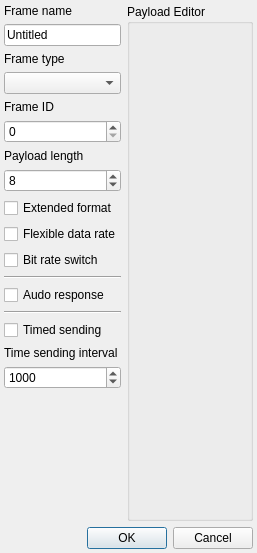
<?xml version="1.0" encoding="UTF-8"?>
<ui version="4.0">
 <class>FrameListItemEditor</class>
 <widget class="QWidget" name="FrameListItemEditor">
  <property name="geometry">
   <rect>
    <x>0</x>
    <y>0</y>
    <width>257</width>
    <height>553</height>
   </rect>
  </property>
  <property name="windowTitle">
   <string>Frmae Editor</string>
  </property>
  <layout class="QGridLayout" name="gridLayout">
   <property name="leftMargin">
    <number>4</number>
   </property>
   <property name="topMargin">
    <number>4</number>
   </property>
   <property name="rightMargin">
    <number>4</number>
   </property>
   <property name="bottomMargin">
    <number>4</number>
   </property>
   <item row="4" column="0">
    <widget class="QLabel" name="label_8">
     <property name="sizePolicy">
      <sizepolicy hsizetype="Fixed" vsizetype="Preferred">
       <horstretch>0</horstretch>
       <verstretch>0</verstretch>
      </sizepolicy>
     </property>
     <property name="text">
      <string>Frame ID</string>
     </property>
    </widget>
   </item>
   <item row="8" column="0">
    <widget class="QCheckBox" name="checkBoxExtendedFormat">
     <property name="text">
      <string>Extended format</string>
     </property>
    </widget>
   </item>
   <item row="9" column="0">
    <widget class="QCheckBox" name="checkBoxFlexibleDataRate">
     <property name="text">
      <string>Flexible data rate</string>
     </property>
    </widget>
   </item>
   <item row="17" column="0">
    <widget class="QLabel" name="label_5">
     <property name="sizePolicy">
      <sizepolicy hsizetype="Preferred" vsizetype="Expanding">
       <horstretch>0</horstretch>
       <verstretch>0</verstretch>
      </sizepolicy>
     </property>
     <property name="text">
      <string notr="true"/>
     </property>
    </widget>
   </item>
   <item row="2" column="0">
    <widget class="QLabel" name="label_7">
     <property name="sizePolicy">
      <sizepolicy hsizetype="Fixed" vsizetype="Preferred">
       <horstretch>0</horstretch>
       <verstretch>0</verstretch>
      </sizepolicy>
     </property>
     <property name="text">
      <string>Frame type</string>
     </property>
    </widget>
   </item>
   <item row="14" column="0">
    <widget class="QCheckBox" name="checkBoxTimedSending">
     <property name="text">
      <string>Timed sending</string>
     </property>
    </widget>
   </item>
   <item row="10" column="0">
    <widget class="QCheckBox" name="checkBoxBitRateSwitch">
     <property name="text">
      <string>Bit rate switch</string>
     </property>
    </widget>
   </item>
   <item row="15" column="0">
    <widget class="QLabel" name="label_4">
     <property name="text">
      <string>Time sending interval</string>
     </property>
    </widget>
   </item>
   <item row="1" column="0">
    <widget class="QLineEdit" name="lineEditFrameName">
     <property name="sizePolicy">
      <sizepolicy hsizetype="Preferred" vsizetype="Fixed">
       <horstretch>0</horstretch>
       <verstretch>0</verstretch>
      </sizepolicy>
     </property>
     <property name="text">
      <string>Untitled</string>
     </property>
    </widget>
   </item>
   <item row="16" column="0">
    <widget class="QSpinBox" name="spinBoxTimedSendingInterval">
     <property name="minimum">
      <number>100</number>
     </property>
     <property name="maximum">
      <number>10000</number>
     </property>
     <property name="value">
      <number>1000</number>
     </property>
    </widget>
   </item>
   <item row="11" column="0">
    <widget class="Line" name="line">
     <property name="orientation">
      <enum>Qt::Orientation::Horizontal</enum>
     </property>
    </widget>
   </item>
   <item row="5" column="0">
    <widget class="QSpinBox" name="spinBoxFrameId">
     <property name="maximum">
      <number>536870911</number>
     </property>
    </widget>
   </item>
   <item row="6" column="0">
    <widget class="QLabel" name="label_3">
     <property name="text">
      <string>Payload length</string>
     </property>
    </widget>
   </item>
   <item row="12" column="0">
    <widget class="QCheckBox" name="checkBoxResponseEnable">
     <property name="text">
      <string>Audo response</string>
     </property>
    </widget>
   </item>
   <item row="18" column="0" colspan="2">
    <widget class="QDialogButtonBox" name="buttonBox">
     <property name="standardButtons">
      <set>QDialogButtonBox::StandardButton::Cancel|QDialogButtonBox::StandardButton::Ok</set>
     </property>
    </widget>
   </item>
   <item row="3" column="0">
    <widget class="QComboBox" name="comboBoxFrameType"/>
   </item>
   <item row="7" column="0">
    <widget class="QSpinBox" name="spinBoxPayloadLength">
     <property name="minimum">
      <number>1</number>
     </property>
     <property name="maximum">
      <number>64</number>
     </property>
     <property name="value">
      <number>8</number>
     </property>
    </widget>
   </item>
   <item row="13" column="0">
    <widget class="Line" name="line_2">
     <property name="orientation">
      <enum>Qt::Orientation::Horizontal</enum>
     </property>
    </widget>
   </item>
   <item row="0" column="0">
    <widget class="QLabel" name="label_2">
     <property name="text">
      <string>Frame name</string>
     </property>
    </widget>
   </item>
   <item row="0" column="1" rowspan="18">
    <widget class="QGroupBox" name="groupBox_2">
     <property name="sizePolicy">
      <sizepolicy hsizetype="Expanding" vsizetype="Expanding">
       <horstretch>0</horstretch>
       <verstretch>0</verstretch>
      </sizepolicy>
     </property>
     <property name="title">
      <string>Payload Editor</string>
     </property>
     <layout class="QGridLayout" name="gridLayout_3">
      <item row="0" column="0" colspan="3">
       <widget class="QWidget" name="widgetHexEditor" native="true">
        <property name="sizePolicy">
         <sizepolicy hsizetype="Minimum" vsizetype="Expanding">
          <horstretch>0</horstretch>
          <verstretch>0</verstretch>
         </sizepolicy>
        </property>
       </widget>
      </item>
     </layout>
    </widget>
   </item>
  </layout>
 </widget>
 <resources/>
 <connections/>
</ui>
